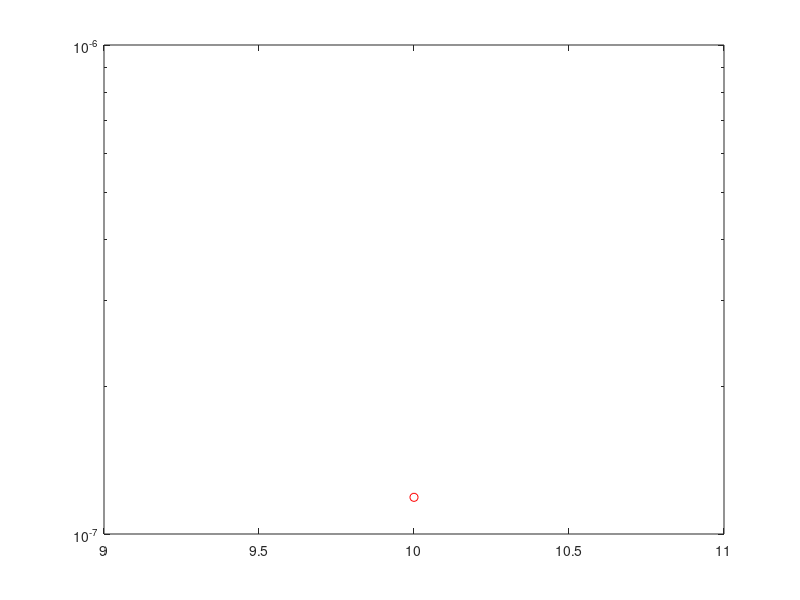

The MATLAB source for this figure: (Note: this script raises an error after producing the figure.)
%% ============================================================
% SC vs MRC vs GAC - BER and Outage Probability
clear; clc; rng(2);

N_branches = 4;               % number of satellites/branches
N_trials   = 1e5;             % Monte Carlo trials
avgSNRdB  = [10 8 6 4];       % avg SNR per branch
avgSNR_lin = 10.^(avgSNRdB/10);

% Slant ranges for geometry-assisted MRC (km)
slantRanges = [800 1000 1200 1500];
Rmax = max(slantRanges);
geoFactor = Rmax ./ slantRanges;

% SNR threshold for outage
SNR_thresh_dB = 5;
SNR_thresh_lin = 10^(SNR_thresh_dB/10);

% Storage
SNR_SC  = zeros(N_trials,1);
SNR_MRC = zeros(N_trials,1);
SNR_GAC = zeros(N_trials,1);
BER_SC = zeros(N_trials,1);
BER_MRC = zeros(N_trials,1);
BER_GAC = zeros(N_trials,1);

for t = 1:N_trials
    % Generate Rayleigh fading per branch
    h = (randn(1,N_branches)+1j*randn(1,N_branches))/sqrt(2);
    
    % Instantaneous SNR per branch
    gamma = avgSNR_lin .* abs(h).^2;
    
    % --- SC
    gamma_SC = max(gamma);
    SNR_SC(t) = gamma_SC;
    BER_SC(t)  = 0.5*erfc(sqrt(gamma_SC));  % BPSK
    
    % --- MRC
    gamma_MRC = sum(gamma);
    SNR_MRC(t) = gamma_MRC;
    BER_MRC(t) = 0.5*erfc(sqrt(gamma_MRC));
    
    % --- GAC
    gamma_GAC = sum(gamma .* geoFactor);
    SNR_GAC(t) = gamma_GAC;
    BER_GAC(t) = 0.5*erfc(sqrt(gamma_GAC));
end

%% Outage Probability
outage_SC  = mean(SNR_SC < SNR_thresh_lin);
outage_MRC = mean(SNR_MRC < SNR_thresh_lin);
outage_GAC = mean(SNR_GAC < SNR_thresh_lin);

fprintf('Outage probability @ %d dB:\n',SNR_thresh_dB)
fprintf('SC  : %.4f\n',outage_SC)
fprintf('MRC : %.4f\n',outage_MRC)
fprintf('GAC : %.4f\n',outage_GAC)

%% Plots
figure;
semilogy(avgSNRdB(1),BER_SC(1),'ro'); hold on;
histogram(10*log10(SNR_SC),50,'Normalization','probability'); grid on;
xlabel('Post-Combining SNR (dB)'); ylabel('Probability / PDF');
title('Post-Combining SNR Distribution');

figure;
semilogy(sort(BER_SC),'r'); hold on;
semilogy(sort(BER_MRC),'b');
semilogy(sort(BER_GAC),'g');
grid on; ylabel('BER'); xlabel('Trial index');
legend('SC','MRC','GAC'); title('BER across trials');

% Outage vs SNR (smooth)
figure;
SNRdB_vec = 0:1:20;
outage_SC_vec = arrayfun(@(snr) mean(SNR_SC < 10^(snr/10)), SNRdB_vec);
outage_MRC_vec = arrayfun(@(snr) mean(SNR_MRC < 10^(snr/10)), SNRdB_vec);
outage_GAC_vec = arrayfun(@(snr) mean(SNR_GAC < 10^(snr/10)), SNRdB_vec);
semilogy(SNRdB_vec,outage_SC_vec,'r','LineWidth',2); hold on;
semilogy(SNRdB_vec,outage_MRC_vec,'b','LineWidth',2);
semilogy(SNRdB_vec,outage_GAC_vec,'g','LineWidth',2); grid on;
xlabel('SNR Threshold (dB)'); ylabel('Outage Probability'); 
legend('SC','MRC','GAC'); title('Outage Probability vs SNR');

%% Assume SNR_SC, SNR_MRC, SNR_GAC are arrays of post-combining SNR (linear)
avg_SNR_SC  = mean(SNR_SC);
avg_SNR_MRC = mean(SNR_MRC);
avg_SNR_GAC = mean(SNR_GAC);

fprintf('Average post-combining SNR:\n');
fprintf('SC  : %.2f dB\n', 10*log10(avg_SNR_SC));
fprintf('MRC : %.2f dB\n', 10*log10(avg_SNR_MRC));
fprintf('GAC : %.2f dB\n', 10*log10(avg_SNR_GAC));

% Optional: bar plot
figure;
bar( [10*log10(avg_SNR_SC), 10*log10(avg_SNR_MRC), 10*log10(avg_SNR_GAC)],0.5);
ylabel('Average SNR (dB)'); xticklabels({'SC','MRC','GAC'}); grid on;
title('Average Post-Combining SNR Comparison');